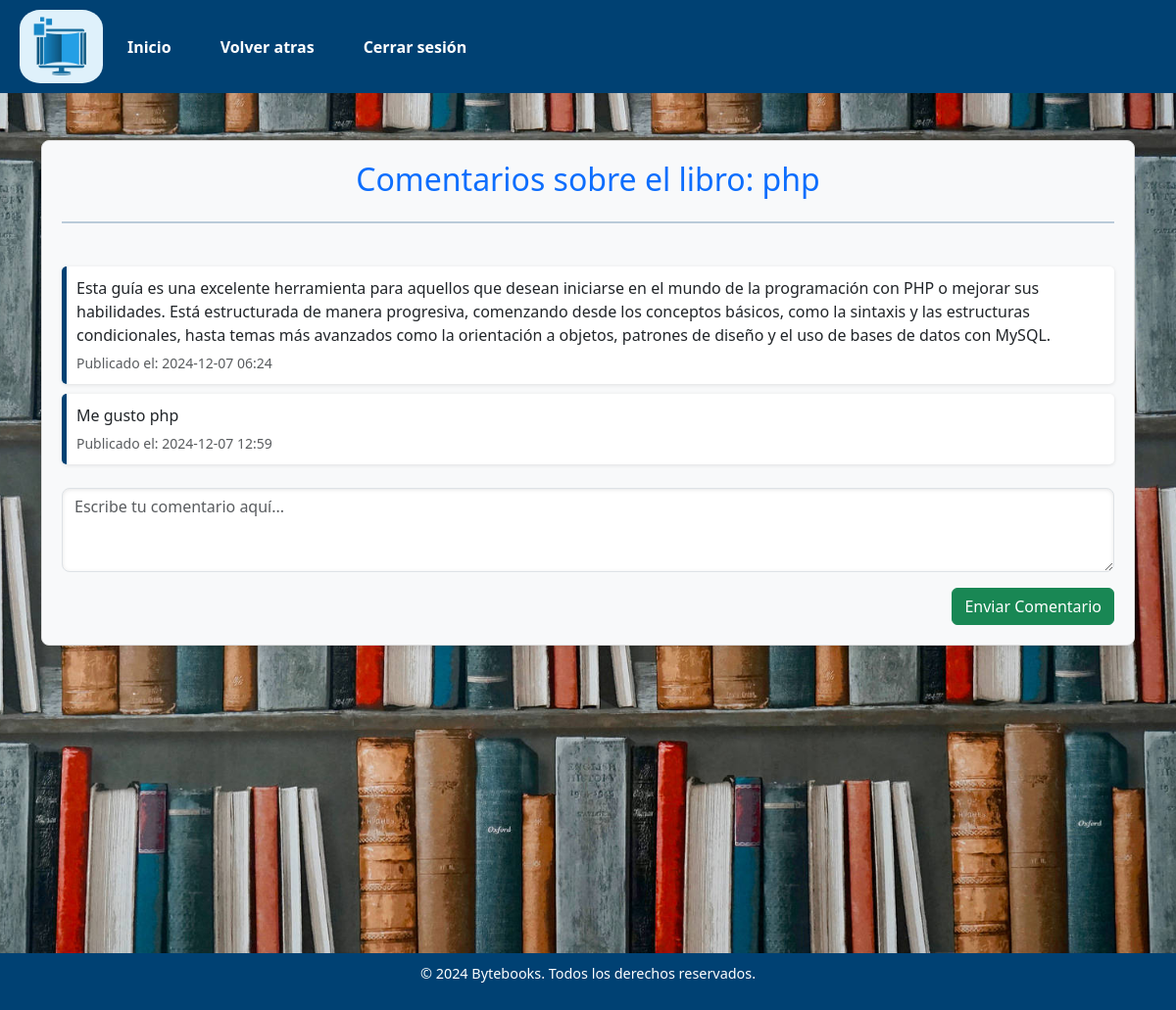
/user/view_comments/1, run on the app's committed database.
### models.py (models this page shows, shortened)
class Libro(db.Model):
    __tablename__ = 'libros'
    id_libro = db.Column(db.Integer, primary_key=True)  # ID único del libro
    nombre_libro = db.Column(db.String(30), nullable=False)  # Nombre del libro
    categoria = db.Column(db.String(30), nullable=False)  # Categoría del libro
    imagen = db.Column(db.String(60), nullable=False)  # Ruta de la imagen
    url = db.Column(db.String(100), nullable=False)  # URL del libro

class Comentario(db.Model):
    __tablename__ = 'comentarios'
    id_comentario = db.Column(db.Integer, primary_key=True)  # ID único del comentario
    id_libro = db.Column(db.Integer, db.ForeignKey('libros.id_libro'), nullable=False)  # Relación con el libro
    comentario = db.Column(db.Text, nullable=False)  # Contenido del comentario
    fecha_hora = db.Column(db.DateTime, nullable=False, default=datetime.now)  # Fecha y hora del comentario
    libro = db.relationship('Libro', backref='comentarios')  # Relación con el modelo Libro

### routes/user_routes.py (the view)
@user_bp.route('/view_comments/<int:libro_id>', methods=['GET'])
def view_comments(libro_id):
    libro = Libro.query.get_or_404(libro_id)
    comentarios = Comentario.query.filter_by(id_libro=libro_id).all()
    return render_template('view_comments.html', libro=libro, comentarios=comentarios)

### templates/user/view_comments.html (shortened to what this page needs)
<!DOCTYPE html>
<html lang="es">
<head>
    <link href="https://cdn.jsdelivr.net/npm/bootstrap@5.3.2/dist/css/bootstrap.min.css" rel="stylesheet">
</head>
<body>
    {% include 'user/comments_Cabecera.html' %}
    <div class="content container mt-5">
        <div class="bg-comments">
            <h2 class="text-center text-primary mb-4">Comentarios sobre el libro: {{ libro.nombre_libro }}</h2>
            <hr>
            <br>
            <div class="comments-section mb-4">
                {% for comentario in comentarios %}
                <div class="comment-box">
                    <p class="mb-1">{{ comentario.comentario }}</p>
                    <small class="text-muted">Publicado el: {{ comentario.fecha_hora.strftime('%Y-%m-%d %H:%M') }}</small>
                </div>
                {% else %}
                <div class="comment-box text-center">
                    <p class="text-muted">No hay comentarios para este libro.</p>
                </div>
                {% endfor %}
            </div>
            <div class="comment-form mt-3">
                <form action="{{ url_for('user.add_comment', libro_id=libro.id_libro) }}" method="POST">
                    <div class="mb-3">
                        <textarea class="form-control" name="comentario" placeholder="Escribe tu comentario aquí..." rows="3" required></textarea>
                    </div>
                    <div class="d-flex justify-content-end">
                        <button type="submit" class="btn btn-success">Enviar Comentario</button>
                    </div>
                </form>
            </div>
        </div>
    </div>
    {% include 'user/Pie.html' %}
</body>
</html>

### templates/user/view_comments.html (style rules this page uses)
body { background-image: url('/static/images/Fondo.jpg'); background-size: cover; background-repeat: no-repeat; background-position: center; margin: 0; padding: 0; }
.content { min-height: 100vh; display: flex; flex-direction: column; justify-content: flex-start; }
.bg-comments { background-color: #f8f9fa; border: 1px solid #ddd; border-radius: 8px; box-shadow: 0 2px 8px rgba(0, 0, 0, 0.1); padding: 20px; margin-bottom: 30px; }
.comment-box { margin-bottom: 10px; padding: 10px; border-left: 5px solid #004173; background-color: #ffffff; border-radius: 5px; box-shadow: 0 1px 4px rgba(0, 0, 0, 0.1); }
.form-control { border-radius: 8px; box-shadow: inset 0 1px 4px rgba(0, 0, 0, 0.1); }
hr { border: none; height: 2px; background-color: #004173; margin-bottom: 20px; }

### templates/user/comments_Cabecera.html (style rules this page uses)
html, body { margin: 0; padding: 0; }

### data on the page
Libro: nombre_libro "php"
Comentario: comentario "Esta guía es una excelente herramienta para aquellos que desean iniciarse en el mundo de la programación con PHP o mejorar sus habilidades. Está estructurada de manera progresiva, comenzando desde los conceptos básicos, como la sintaxis y las estructuras condicionales, hasta temas más avanzados como la orientación a objetos, patrones de diseño y el uso de bases de datos con MySQL.", fecha_hora "2024-12-07 06:24"
Comentario: comentario "Me gusto php", fecha_hora "2024-12-07 12:59"
